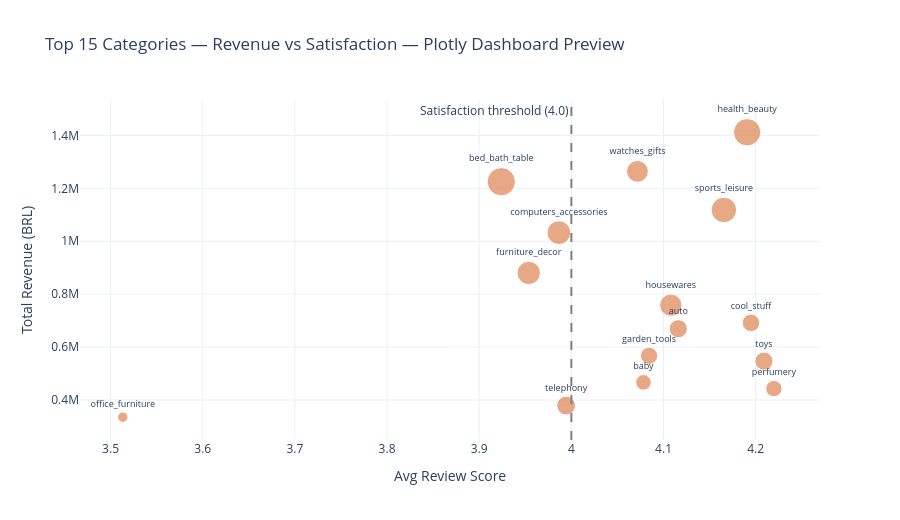

This figure's notebook cell:
### Code cell
# ── Plotly — interactive bubble (Dashboard preview) ─────────────────────────
fig_q2 = px.scatter(
    top15,
    x='avg_review', 
    y='total_revenue',
    size='total_orders',
    color_discrete_sequence=[ACCENT_COLOR],
    text='product_category_name',
    labels={'avg_review': 'Avg Review Score',
            'total_revenue': 'Total Revenue (BRL)',
            'total_orders': 'Order Count',
            'product_category_name': 'Category'},
    title='Top 15 Categories — Revenue vs Satisfaction — Plotly Dashboard Preview',
    template=PLOTLY_TEMPLATE, height=520,
)
fig_q2.add_vline(x=4.0, line_dash='dash', line_color='gray',
                annotation_text='Satisfaction threshold (4.0)',
                annotation_position='top left')
fig_q2.update_traces(textposition='top center', textfont_size=9)
fig_q2.show()

### Figure 1 — Plotly figure (JSON) as saved in the notebook; plotly's stock layout.template omitted (floating-point values rounded to 4 significant figures)
{"data": [{"hovertemplate": "Avg Review Score=%{x}<br>Total Revenue (BRL)=%{y}<br>Order Count=%{marker.size}<br>Category=%{text}<extra></extra>", "legendgroup": "", "marker": {"color": "#DD8452", "size": [8646, 5495, 9272, 7530, 6530, 6307, 5743, 3559, 3810, 3448, 3804, 2809, 3086, 4093, 1254], "sizemode": "area", "sizeref": 23.18, "symbol": "circle"}, "mode": "markers+text", "name": "", "orientation": "v", "showlegend": false, "text": ["health_beauty", "watches_gifts", "bed_bath_table", "sports_leisure", "computers_accessories", "furniture_decor", "housewares", "cool_stuff", "auto", "garden_tools", "toys", "baby", "perfumery", "telephony", "office_furniture"], "textfont": {"size": 9}, "textposition": "top center", "type": "scatter", "x": [4.191, 4.072, 3.924, 4.165, 3.986, 3.954, 4.108, 4.195, 4.116, 4.084, 4.209, 4.078, 4.22, 3.994, 3.513], "xaxis": "x", "y": [1412000.0, 1264000.0, 1225000.0, 1118000.0, 1033000.0, 880300.0, 758400.0, 691700.0, 669500.0, 567100.0, 547100.0, 466700.0, 443200.0, 379200.0, 335200.0], "yaxis": "y"}], "layout": {"annotations": [{"showarrow": false, "text": "Satisfaction threshold (4.0)", "x": 4, "xanchor": "right", "xref": "x", "y": 1, "yanchor": "top", "yref": "y domain"}], "height": 520, "legend": {"itemsizing": "constant", "tracegroupgap": 0}, "shapes": [{"line": {"color": "gray", "dash": "dash"}, "type": "line", "x0": 4, "x1": 4, "xref": "x", "y0": 0, "y1": 1, "yref": "y domain"}], "title": {"text": "Top 15 Categories — Revenue vs Satisfaction — Plotly Dashboard Preview"}, "xaxis": {"anchor": "y", "domain": [0, 1], "title": {"text": "Avg Review Score"}}, "yaxis": {"anchor": "x", "domain": [0, 1], "title": {"text": "Total Revenue (BRL)"}}}}
